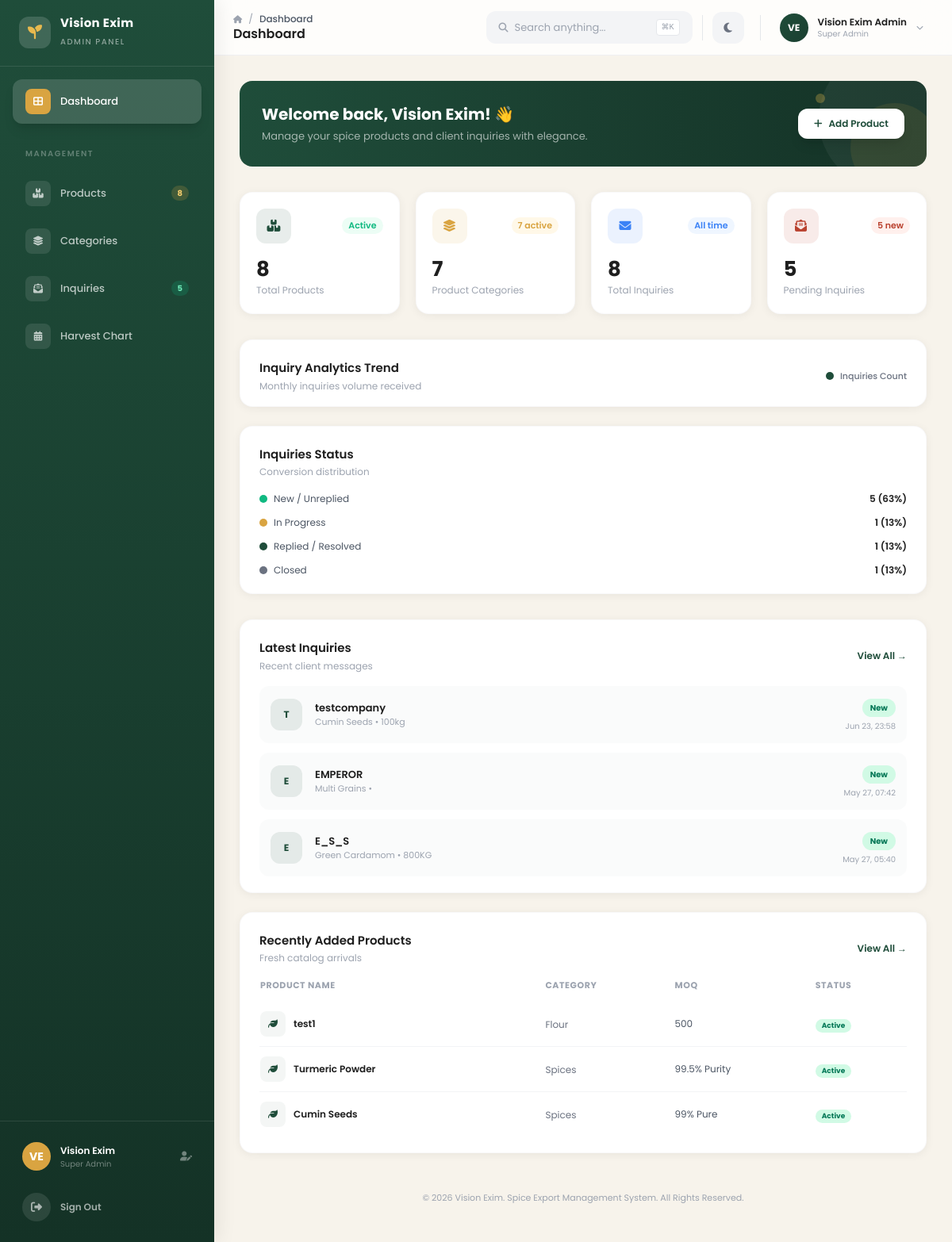
Page /admin/dashboard.php (signed in) on the committed database.
### tables this page shows
CREATE TABLE IF NOT EXISTS `inquiries` (
  `id` int(11) NOT NULL,
  `company_name` varchar(150) NOT NULL,
  `contact_name` varchar(100) DEFAULT NULL,
  `email` varchar(100) NOT NULL,
  `phone` varchar(30) DEFAULT NULL,
  `country_flag` varchar(10) DEFAULT NULL,
  `country_name` varchar(100) DEFAULT NULL,
  `city` varchar(100) DEFAULT NULL,
  `requested_product` varchar(150) DEFAULT NULL,
  `quantity` varchar(50) DEFAULT NULL,
  `message` text,
  `source` varchar(30) NOT NULL DEFAULT 'website',
  `status` varchar(30) NOT NULL DEFAULT 'new',
  `internal_notes` text,
  `created_at` timestamp NOT NULL DEFAULT CURRENT_TIMESTAMP,
  `updated_at` timestamp NOT NULL DEFAULT CURRENT_TIMESTAMP ON UPDATE CURRENT_TIMESTAMP
);

CREATE TABLE IF NOT EXISTS `products` (
  `id` int(11) NOT NULL,
  `name` varchar(150) NOT NULL,
  `slug` varchar(150) NOT NULL,
  `category_id` int(11) NOT NULL,
  `hs_code` varchar(20) DEFAULT NULL,
  `short_description` text,
  `full_description` text,
  `moq` varchar(50) DEFAULT NULL,
  `packaging` varchar(100) DEFAULT NULL,
  `quality_standard` varchar(100) DEFAULT NULL,
  `origin_state` varchar(100) DEFAULT NULL,
  `origin_country` varchar(100) DEFAULT 'India',
  `image` varchar(255) DEFAULT NULL,
  `gallery_images` text,
  `status` varchar(20) NOT NULL DEFAULT 'draft',
  `sort_order` int(11) NOT NULL DEFAULT '0',
  `is_featured` tinyint(1) NOT NULL DEFAULT '0',
  `seo_title` varchar(255) DEFAULT NULL,
  `seo_description` text,
  `created_at` timestamp NOT NULL DEFAULT CURRENT_TIMESTAMP,
  `updated_at` timestamp NOT NULL DEFAULT CURRENT_TIMESTAMP ON UPDATE CURRENT_TIMESTAMP
);

CREATE TABLE IF NOT EXISTS `categories` (
  `id` int(11) NOT NULL,
  `name` varchar(100) NOT NULL,
  `slug` varchar(100) NOT NULL,
  `parent_id` int(11) DEFAULT NULL,
  `description` text,
  `status` varchar(20) NOT NULL DEFAULT 'active',
  `sort_order` int(11) NOT NULL DEFAULT '0',
  `image` varchar(255) DEFAULT NULL,
  `created_at` timestamp NOT NULL DEFAULT CURRENT_TIMESTAMP,
  `updated_at` timestamp NOT NULL DEFAULT CURRENT_TIMESTAMP ON UPDATE CURRENT_TIMESTAMP
);

### admin/dashboard.php (the view, shortened to what the rows shown need)
<?php
include 'includes/db.php';
$latest_inquiries = [];
if ($res = $conn->query("SELECT * FROM inquiries ORDER BY created_at DESC LIMIT 3")) {
    while ($row = $res->fetch_assoc()) {
        $latest_inquiries[] = $row;
    }
}
$recent_products = [];
if ($res = $conn->query("SELECT p.*, c.name as category_name FROM products p JOIN categories c ON p.category_id = c.id ORDER BY p.created_at DESC LIMIT 3")) {
    while ($row = $res->fetch_assoc()) {
        $recent_products[] = $row;
    }
}
include 'includes/header.php';
include 'includes/sidebar.php';
include 'includes/navbar.php';
?>
<main class="lg:ml-[270px] pt-[70px] min-h-screen sidebar-transition">
    <div class="p-6 lg:p-8 page-content">
        <div class="relative overflow-hidden rounded-2xl bg-gradient-to-r from-spice-green-600 via-spice-green-700 to-spice-green-800 p-7 mb-8">
            <div class="relative z-10">
                <div class="flex flex-col sm:flex-row sm:items-center justify-between gap-4">
                    <div>
                        <h2 class="text-white text-xl font-bold mb-1">Welcome back, Vision Exim! 👋</h2>
                    </div>
                </div>
            </div>
        </div>
        <div class="grid grid-cols-1 xl:grid-cols-2 gap-6 mb-8">
            <div class="bg-white dark:bg-slate-800 rounded-2xl shadow-card border border-gray-100/50 dark:border-slate-700">
                <div class="px-6 pb-5 space-y-3">
                    <?php if (empty($latest_inquiries)): ?>
                    <p class="text-[12px] text-gray-400 dark:text-slate-500 text-center py-6">No inquiries yet.</p>
                    <?php else: ?>
                    <?php foreach ($latest_inquiries as $inq):
                        $comp_name = $inq['company_name'];
                        $words = explode(' ', $comp_name);
                        $init = strtoupper(substr($words[0] ?? '', 0, 1) . (isset($words[1]) ? substr($words[1], 0, 1) : ''));
                        $status_class = 'bg-gray-100 text-gray-700 dark:bg-slate-700 dark:text-slate-300';
                        if ($inq['status'] === 'new') {
                            $status_class = 'bg-emerald-100 text-emerald-700 dark:bg-emerald-950 dark:text-emerald-400';
                        } elseif ($inq['status'] === 'progress') {
                            $status_class = 'bg-spice-turmeric-50 text-spice-turmeric-700 dark:bg-spice-turmeric-950 dark:text-spice-turmeric-400';
                        } elseif ($inq['status'] === 'replied') {
                            $status_class = 'bg-blue-50 text-blue-700 dark:bg-blue-950 dark:text-blue-400';
                        }
                        $time_str = date('M d, H:i', strtotime($inq['created_at']));
                    ?>
                    <div onclick="window.location.href='<?= htmlspecialchars(ve_url('admin/modules/inquiries/view.php?id=' . (int)$inq['id'])) ?>'" class="flex items-center gap-4 p-3.5 rounded-xl bg-gray-50/80 dark:bg-slate-700/40 hover:bg-gray-100 dark:hover:bg-slate-700/70 transition-colors cursor-pointer">
                        <div class="w-10 h-10 rounded-xl bg-spice-green-600/10 text-spice-green-600 dark:bg-spice-green-600/20 dark:text-emerald-400 flex items-center justify-center flex-shrink-0">
                            <span class="font-bold text-[12px]"><?= htmlspecialchars($init) ?></span>
                        </div>
                        <div class="flex-1 min-w-0">
                            <p class="text-[13px] font-semibold text-spice-dark dark:text-white truncate"><?= htmlspecialchars($inq['company_name']) ?></p>
                            <p class="text-[11px] text-gray-400 dark:text-slate-500"><?= htmlspecialchars($inq['requested_product']) ?> • <?= htmlspecialchars($inq['quantity']) ?></p>
                        </div>
                        <div class="text-right flex-shrink-0">
                            <span class="inline-flex px-2.5 py-1 rounded-full text-[10px] font-bold <?= $status_class ?>"><?= ucfirst(htmlspecialchars($inq['status'] === 'progress' ? 'in progress' : $inq['status'])) ?></span>
                            <p class="text-[10px] text-gray-400 dark:text-slate-500 mt-1"><?= $time_str ?></p>
                        </div>
                    </div>
                    <?php endforeach; ?>
                    <?php endif; ?>
                </div>
            </div>
            <div class="bg-white dark:bg-slate-800 rounded-2xl shadow-card border border-gray-100/50 dark:border-slate-700">
                <div class="px-6 pb-5">
                    <div class="overflow-x-auto">
                        <table class="w-full">
                            <thead>
                                <tr class="text-[11px] font-semibold text-gray-400 dark:text-slate-500 uppercase tracking-wider">
                                    <th class="text-left pb-3">Product Name</th>
                                    <th class="text-left pb-3">Category</th>
                                    <th class="text-left pb-3">MOQ</th>
                                    <th class="text-left pb-3">Status</th>
                                </tr>
                            </thead>
                            <tbody class="divide-y divide-gray-100 dark:divide-slate-700">
                                <?php if (empty($recent_products)): ?>
                                <tr>
                                    <td colspan="4" class="text-center py-6 text-[12px] text-gray-400 dark:text-slate-500">No products added yet.</td>
                                </tr>
                                <?php else: ?>
                                <?php foreach ($recent_products as $p):
                                    $status_style = 'bg-amber-100 text-amber-700 dark:bg-amber-950 dark:text-amber-400';
                                    if ($p['status'] === 'active') {
                                        $status_style = 'bg-emerald-100 text-emerald-700 dark:bg-emerald-950 dark:text-emerald-400';
                                    } elseif ($p['status'] === 'archived') {
                                        $status_style = 'bg-gray-100 text-gray-700 dark:bg-slate-700 dark:text-slate-300';
                                    }
                                ?>
                                <tr onclick="window.location.href='<?= htmlspecialchars(ve_url('admin/modules/products/edit.php?id=' . (int)$p['id'])) ?>'" class="hover:bg-gray-50 dark:hover:bg-slate-700/30 transition-colors cursor-pointer">
                                    <td class="py-3">
                                        <div class="flex items-center gap-2.5">
                                            <div class="w-8 h-8 rounded-lg bg-spice-green-600/5 flex items-center justify-center text-spice-green-600">
                                                <i class="fas fa-leaf text-xs"></i>
                                            </div>
                                            <span class="text-[12px] font-semibold text-spice-dark dark:text-white"><?= htmlspecialchars($p['name']) ?></span>
                                        </div>
                                    </td>
                                    <td class="py-3">
                                        <span class="text-[12px] text-gray-500 dark:text-slate-400"><?= htmlspecialchars($p['category_name']) ?></span>
                                    </td>
                                    <td class="py-3 text-[12px] text-gray-600 dark:text-slate-400"><?= htmlspecialchars($p['moq']) ?></td>
                                    <td class="py-3">
                                        <span class="inline-flex px-2 py-0.5 rounded-full text-[9px] font-bold <?= $status_style ?>"><?= ucfirst(htmlspecialchars($p['status'])) ?></span>
                                    </td>
                                </tr>
                                <?php endforeach; ?>
                                <?php endif; ?>
                            </tbody>
                        </table>
                    </div>
                </div>
            </div>
        </div>
    </div>
</main>
<?php include 'includes/footer.php'; ?>

### rows in the picture
inquiries: company_name "T", company_name "testcompany", requested_product "Cumin Seeds", quantity "100kg", status "New", created_at "Jun 23, 23:58"
inquiries: company_name "E", company_name "EMPEROR", requested_product "Multi Grains", status "New", created_at "May 27, 07:42"
inquiries: company_name "E", company_name "E_S_S", requested_product "Green Cardamom", quantity "800KG", status "New", created_at "May 27, 05:40"
products: name "test1", category.name "Flour", moq "500", status "Active"
products: name "Turmeric Powder", category.name "Spices", moq "99.5% Purity", status "Active"
products: name "Cumin Seeds", category.name "Spices", moq "99% Pure", status "Active"

### other values in the picture
$_sidebar_products "8"
$_sidebar_inquiries "5"
$page_title "Dashboard"
substr($initials, 0, 2) "VE"
$admin_name "Vision Exim Admin"
$total_products "8"
$total_categories "7"
$total_inquiries "8"
$pending_inquiries "5"
$new_count "5"
$new_pct "63"
$progress_count "1"
$progress_pct "13"
$replied_count "1"
$replied_pct "13"
